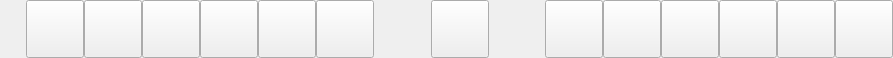
       <widget class="QWidget" name="column_09" native="true">
        <property name="minimumSize">
         <size>
          <width>0</width>
          <height>58</height>
         </size>
        </property>
        <property name="maximumSize">
         <size>
          <width>920</width>
          <height>58</height>
         </size>
        </property>
        <property name="styleSheet">
         <string notr="true"/>
        </property>
        <layout class="QHBoxLayout" name="horizontalLayout_19">
         <property name="spacing">
          <number>0</number>
         </property>
         <property name="leftMargin">
          <number>0</number>
         </property>
         <property name="topMargin">
          <number>0</number>
         </property>
         <property name="rightMargin">
          <number>0</number>
         </property>
         <property name="bottomMargin">
          <number>0</number>
         </property>
         <item>
          <spacer name="column_09Delimiter">
           <property name="orientation">
            <enum>Qt::Horizontal</enum>
           </property>
           <property name="sizeType">
            <enum>QSizePolicy::Fixed</enum>
           </property>
           <property name="sizeHint" stdset="0">
            <size>
             <width>26</width>
             <height>920</height>
            </size>
           </property>
          </spacer>
         </item>
         <item>
          <widget class="QPushButton" name="space_52">
           <property name="minimumSize">
            <size>
             <width>58</width>
             <height>58</height>
            </size>
           </property>
           <property name="maximumSize">
            <size>
             <width>58</width>
             <height>58</height>
            </size>
           </property>
           <property name="cursor">
            <cursorShape>OpenHandCursor</cursorShape>
           </property>
           <property name="styleSheet">
            <string notr="true"/>
           </property>
           <property name="text">
            <string/>
           </property>
          </widget>
         </item>
         <item>
          <widget class="QPushButton" name="space_51">
           <property name="minimumSize">
            <size>
             <width>58</width>
             <height>58</height>
            </size>
           </property>
           <property name="maximumSize">
            <size>
             <width>58</width>
             <height>58</height>
            </size>
           </property>
           <property name="cursor">
            <cursorShape>OpenHandCursor</cursorShape>
           </property>
           <property name="styleSheet">
            <string notr="true"/>
           </property>
           <property name="text">
            <string/>
           </property>
          </widget>
         </item>
         <item>
          <widget class="QPushButton" name="space_50">
           <property name="minimumSize">
            <size>
             <width>58</width>
             <height>58</height>
            </size>
           </property>
           <property name="maximumSize">
            <size>
             <width>58</width>
             <height>58</height>
            </size>
           </property>
           <property name="cursor">
            <cursorShape>OpenHandCursor</cursorShape>
           </property>
           <property name="styleSheet">
            <string notr="true"/>
           </property>
           <property name="text">
            <string/>
           </property>
          </widget>
         </item>
         <item>
          <widget class="QPushButton" name="space_49">
           <property name="minimumSize">
            <size>
             <width>58</width>
             <height>58</height>
            </size>
           </property>
           <property name="maximumSize">
            <size>
             <width>58</width>
             <height>58</height>
            </size>
           </property>
           <property name="cursor">
            <cursorShape>OpenHandCursor</cursorShape>
           </property>
           <property name="styleSheet">
            <string notr="true"/>
           </property>
           <property name="text">
            <string/>
           </property>
          </widget>
         </item>
         <item>
          <widget class="QPushButton" name="space_48">
           <property name="minimumSize">
            <size>
             <width>58</width>
             <height>58</height>
            </size>
           </property>
           <property name="maximumSize">
            <size>
             <width>58</width>
             <height>58</height>
            </size>
           </property>
           <property name="cursor">
            <cursorShape>OpenHandCursor</cursorShape>
           </property>
           <property name="styleSheet">
            <string notr="true"/>
           </property>
           <property name="text">
            <string/>
           </property>
          </widget>
         </item>
         <item>
          <widget class="QPushButton" name="space_47">
           <property name="minimumSize">
            <size>
             <width>58</width>
             <height>58</height>
            </size>
           </property>
           <property name="maximumSize">
            <size>
             <width>58</width>
             <height>58</height>
            </size>
           </property>
           <property name="cursor">
            <cursorShape>OpenHandCursor</cursorShape>
           </property>
           <property name="styleSheet">
            <string notr="true"/>
           </property>
           <property name="text">
            <string/>
           </property>
          </widget>
         </item>
         <item>
          <spacer name="centralDownLeftDelimiter">
           <property name="orientation">
            <enum>Qt::Horizontal</enum>
           </property>
           <property name="sizeType">
            <enum>QSizePolicy::Fixed</enum>
           </property>
           <property name="sizeHint" stdset="0">
            <size>
             <width>57</width>
             <height>30</height>
            </size>
           </property>
          </spacer>
         </item>
         <item>
          <widget class="QPushButton" name="space_76">
           <property name="minimumSize">
            <size>
             <width>58</width>
             <height>58</height>
            </size>
           </property>
           <property name="maximumSize">
            <size>
             <width>58</width>
             <height>58</height>
            </size>
           </property>
           <property name="cursor">
            <cursorShape>OpenHandCursor</cursorShape>
           </property>
           <property name="styleSheet">
            <string notr="true"/>
           </property>
           <property name="text">
            <string/>
           </property>
          </widget>
         </item>
         <item>
          <spacer name="centralDownRightDelimiter">
           <property name="orientation">
            <enum>Qt::Horizontal</enum>
           </property>
           <property name="sizeType">
            <enum>QSizePolicy::Fixed</enum>
           </property>
           <property name="sizeHint" stdset="0">
            <size>
             <width>56</width>
             <height>30</height>
            </size>
           </property>
          </spacer>
         </item>
         <item>
          <widget class="QPushButton" name="space_33">
           <property name="minimumSize">
            <size>
             <width>58</width>
             <height>58</height>
            </size>
           </property>
           <property name="maximumSize">
            <size>
             <width>58</width>
             <height>58</height>
            </size>
           </property>
           <property name="cursor">
            <cursorShape>OpenHandCursor</cursorShape>
           </property>
           <property name="styleSheet">
            <string notr="true"/>
           </property>
           <property name="text">
            <string/>
           </property>
          </widget>
         </item>
         <item>
          <widget class="QPushButton" name="space_32">
           <property name="minimumSize">
            <size>
             <width>58</width>
             <height>58</height>
            </size>
           </property>
           <property name="maximumSize">
            <size>
             <width>58</width>
             <height>58</height>
            </size>
           </property>
           <property name="cursor">
            <cursorShape>OpenHandCursor</cursorShape>
           </property>
           <property name="styleSheet">
            <string notr="true"/>
           </property>
           <property name="text">
            <string/>
           </property>
          </widget>
         </item>
         <item>
          <widget class="QPushButton" name="space_31">
           <property name="minimumSize">
            <size>
             <width>58</width>
             <height>58</height>
            </size>
           </property>
           <property name="maximumSize">
            <size>
             <width>58</width>
             <height>58</height>
            </size>
           </property>
           <property name="cursor">
            <cursorShape>OpenHandCursor</cursorShape>
           </property>
           <property name="styleSheet">
            <string notr="true"/>
           </property>
           <property name="text">
            <string/>
           </property>
          </widget>
         </item>
         <item>
          <widget class="QPushButton" name="space_30">
           <property name="minimumSize">
            <size>
             <width>58</width>
             <height>58</height>
            </size>
           </property>
           <property name="maximumSize">
            <size>
             <width>58</width>
             <height>58</height>
            </size>
           </property>
           <property name="cursor">
            <cursorShape>OpenHandCursor</cursorShape>
           </property>
           <property name="styleSheet">
            <string notr="true"/>
           </property>
           <property name="text">
            <string/>
           </property>
          </widget>
         </item>
         <item>
          <widget class="QPushButton" name="space_29">
           <property name="minimumSize">
            <size>
             <width>58</width>
             <height>58</height>
            </size>
           </property>
           <property name="maximumSize">
            <size>
             <width>58</width>
             <height>58</height>
            </size>
           </property>
           <property name="cursor">
            <cursorShape>OpenHandCursor</cursorShape>
           </property>
           <property name="styleSheet">
            <string notr="true"/>
           </property>
           <property name="text">
            <string/>
           </property>
          </widget>
         </item>
         <item>
          <widget class="QPushButton" name="space_28">
           <property name="minimumSize">
            <size>
             <width>58</width>
             <height>58</height>
            </size>
           </property>
           <property name="maximumSize">
            <size>
             <width>58</width>
             <height>58</height>
            </size>
           </property>
           <property name="cursor">
            <cursorShape>OpenHandCursor</cursorShape>
           </property>
           <property name="styleSheet">
            <string notr="true"/>
           </property>
           <property name="text">
            <string/>
           </property>
          </widget>
         </item>
        </layout>
       </widget>
